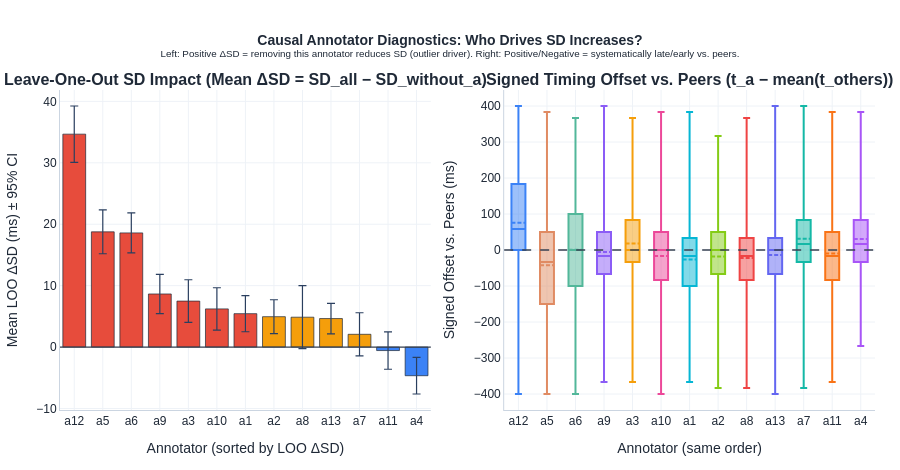

The code cell stored with this chart in its notebook:
### Markdown cell above
### 🎯 3. Causal Check: Leave-One-Out SD Impact ($\Delta\text{SD}_a$) & Signed Peer Bias

### Code cell
# @title 🎯 Leave-One-Out SD Impact & Signed Bias vs. Peers
fig_loo = plot_annotator_loo_impact(ann_sd_df)
fig_loo.show(config=EXPORT_CFG)

### Figure 1 — Plotly figure (JSON) as saved in the notebook; plotly's stock layout.template omitted (floating-point values rounded to 4 significant figures; data arrays with more than 128 entries replaced by an {"elided": "..."} marker saying what was removed)
{"data": [{"error_y": {"array": [4.583, 3.569, 3.261, 3.204, 3.477, 3.442, 2.946, 2.756, 5.131, 2.485, 3.509, 3.044, 2.978], "thickness": 1.2, "type": "data", "visible": true}, "hovertemplate": "<b>%{x}</b><br>Mean LOO ΔSD: %{y:+.2f} ms<extra></extra>", "marker": {"color": ["#E74C3C", "#E74C3C", "#E74C3C", "#E74C3C", "#E74C3C", "#E74C3C", "#E74C3C", "#F59E0B", "#F59E0B", "#F59E0B", "#F59E0B", "#3B82F6", "#3B82F6"], "line": {"color": "#1f2937", "width": 0.7}}, "name": "Mean LOO ΔSD (±95% CI)", "showlegend": false, "type": "bar", "x": ["a12", "a5", "a6", "a9", "a3", "a10", "a1", "a2", "a8", "a13", "a7", "a11", "a4"], "xaxis": "x", "y": [34.66, 18.76, 18.59, 8.644, 7.486, 6.217, 5.439, 4.949, 4.864, 4.643, 2.078, -0.5661, -4.661], "yaxis": "y"}, {"boxmean": true, "boxpoints": false, "marker": {"color": "#3B82F6"}, "name": "a12", "showlegend": false, "type": "box", "xaxis": "x2", "y": {"elided": "684 float values"}, "yaxis": "y2"}, {"boxmean": true, "boxpoints": false, "marker": {"color": "#E08B63"}, "name": "a5", "showlegend": false, "type": "box", "xaxis": "x2", "y": {"elided": "720 float values"}, "yaxis": "y2"}, {"boxmean": true, "boxpoints": false, "marker": {"color": "#52B79A"}, "name": "a6", "showlegend": false, "type": "box", "xaxis": "x2", "y": {"elided": "696 float values"}, "yaxis": "y2"}, {"boxmean": true, "boxpoints": false, "marker": {"color": "#8B5CF6"}, "name": "a9", "showlegend": false, "type": "box", "xaxis": "x2", "y": {"elided": "684 float values"}, "yaxis": "y2"}, {"boxmean": true, "boxpoints": false, "marker": {"color": "#F59E0B"}, "name": "a3", "showlegend": false, "type": "box", "xaxis": "x2", "y": {"elided": "612 float values"}, "yaxis": "y2"}, {"boxmean": true, "boxpoints": false, "marker": {"color": "#EC4899"}, "name": "a10", "showlegend": false, "type": "box", "xaxis": "x2", "y": {"elided": "696 float values"}, "yaxis": "y2"}, {"boxmean": true, "boxpoints": false, "marker": {"color": "#06B6D4"}, "name": "a1", "showlegend": false, "type": "box", "xaxis": "x2", "y": {"elided": "660 float values"}, "yaxis": "y2"}, {"boxmean": true, "boxpoints": false, "marker": {"color": "#84CC16"}, "name": "a2", "showlegend": false, "type": "box", "xaxis": "x2", "y": {"elided": "648 float values"}, "yaxis": "y2"}, {"boxmean": true, "boxpoints": false, "marker": {"color": "#EF4444"}, "name": "a8", "showlegend": false, "type": "box", "xaxis": "x2", "y": {"elided": "276 float values"}, "yaxis": "y2"}, {"boxmean": true, "boxpoints": false, "marker": {"color": "#6366F1"}, "name": "a13", "showlegend": false, "type": "box", "xaxis": "x2", "y": {"elided": "1176 float values"}, "yaxis": "y2"}, {"boxmean": true, "boxpoints": false, "marker": {"color": "#14B8A6"}, "name": "a7", "showlegend": false, "type": "box", "xaxis": "x2", "y": {"elided": "636 float values"}, "yaxis": "y2"}, {"boxmean": true, "boxpoints": false, "marker": {"color": "#F97316"}, "name": "a11", "showlegend": false, "type": "box", "xaxis": "x2", "y": {"elided": "684 float values"}, "yaxis": "y2"}, {"boxmean": true, "boxpoints": false, "marker": {"color": "#A855F7"}, "name": "a4", "showlegend": false, "type": "box", "xaxis": "x2", "y": {"elided": "684 float values"}, "yaxis": "y2"}], "layout": {"annotations": [{"font": {"size": 16}, "showarrow": false, "text": "<b>Leave-One-Out SD Impact (Mean ΔSD = SD_all − SD_without_a)</b>", "x": 0.2275, "xanchor": "center", "xref": "paper", "y": 1, "yanchor": "bottom", "yref": "paper"}, {"font": {"size": 16}, "showarrow": false, "text": "<b>Signed Timing Offset vs. Peers (t_a − mean(t_others))</b>", "x": 0.7725, "xanchor": "center", "xref": "paper", "y": 1, "yanchor": "bottom", "yref": "paper"}], "font": {"color": "#1f2937", "family": "Arial, Helvetica, sans-serif", "size": 12}, "height": 470, "margin": {"b": 60, "l": 60, "r": 25, "t": 90}, "paper_bgcolor": "white", "plot_bgcolor": "white", "shapes": [{"line": {"color": "#374151", "width": 1.4}, "type": "line", "x0": 0, "x1": 1, "xref": "x domain", "y0": 0, "y1": 0, "yref": "y"}, {"line": {"color": "#374151", "dash": "dash", "width": 1.4}, "type": "line", "x0": 0, "x1": 1, "xref": "x2 domain", "y0": 0, "y1": 0, "yref": "y2"}], "title": {"font": {"size": 14}, "text": "<b>Causal Annotator Diagnostics: Who Drives SD Increases?</b><br><sup>Left: Positive ΔSD = removing this annotator reduces SD (outlier driver). Right: Positive/Negative = systematically late/early vs. peers.</sup>", "x": 0.5}, "xaxis": {"anchor": "y", "domain": [0, 0.455], "gridcolor": "#eef2f7", "linecolor": "#cbd5e1", "linewidth": 1, "showgrid": true, "showline": true, "title": {"text": "Annotator (sorted by LOO ΔSD)"}, "zeroline": false}, "xaxis2": {"anchor": "y2", "domain": [0.545, 1], "gridcolor": "#eef2f7", "linecolor": "#cbd5e1", "linewidth": 1, "showgrid": true, "showline": true, "title": {"text": "Annotator (same order)"}, "zeroline": false}, "yaxis": {"anchor": "x", "domain": [0, 1], "gridcolor": "#eef2f7", "linecolor": "#cbd5e1", "linewidth": 1, "showgrid": true, "showline": true, "title": {"text": "Mean LOO ΔSD (ms) ± 95% CI"}, "zeroline": false}, "yaxis2": {"anchor": "x2", "domain": [0, 1], "gridcolor": "#eef2f7", "linecolor": "#cbd5e1", "linewidth": 1, "showgrid": true, "showline": true, "title": {"text": "Signed Offset vs. Peers (ms)"}, "zeroline": false}}}
